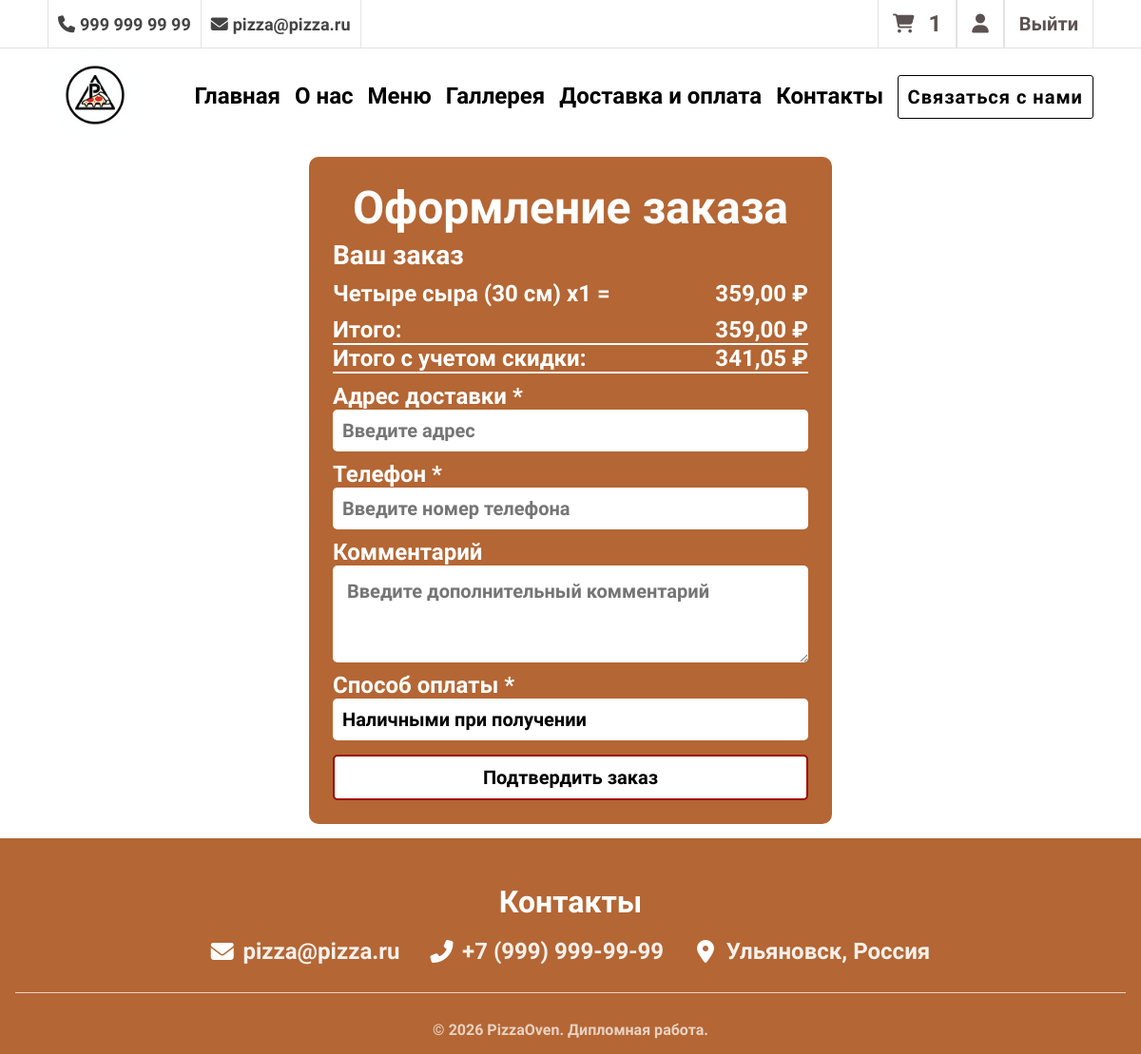
The app's page /orders/create/ (signed in), older data.
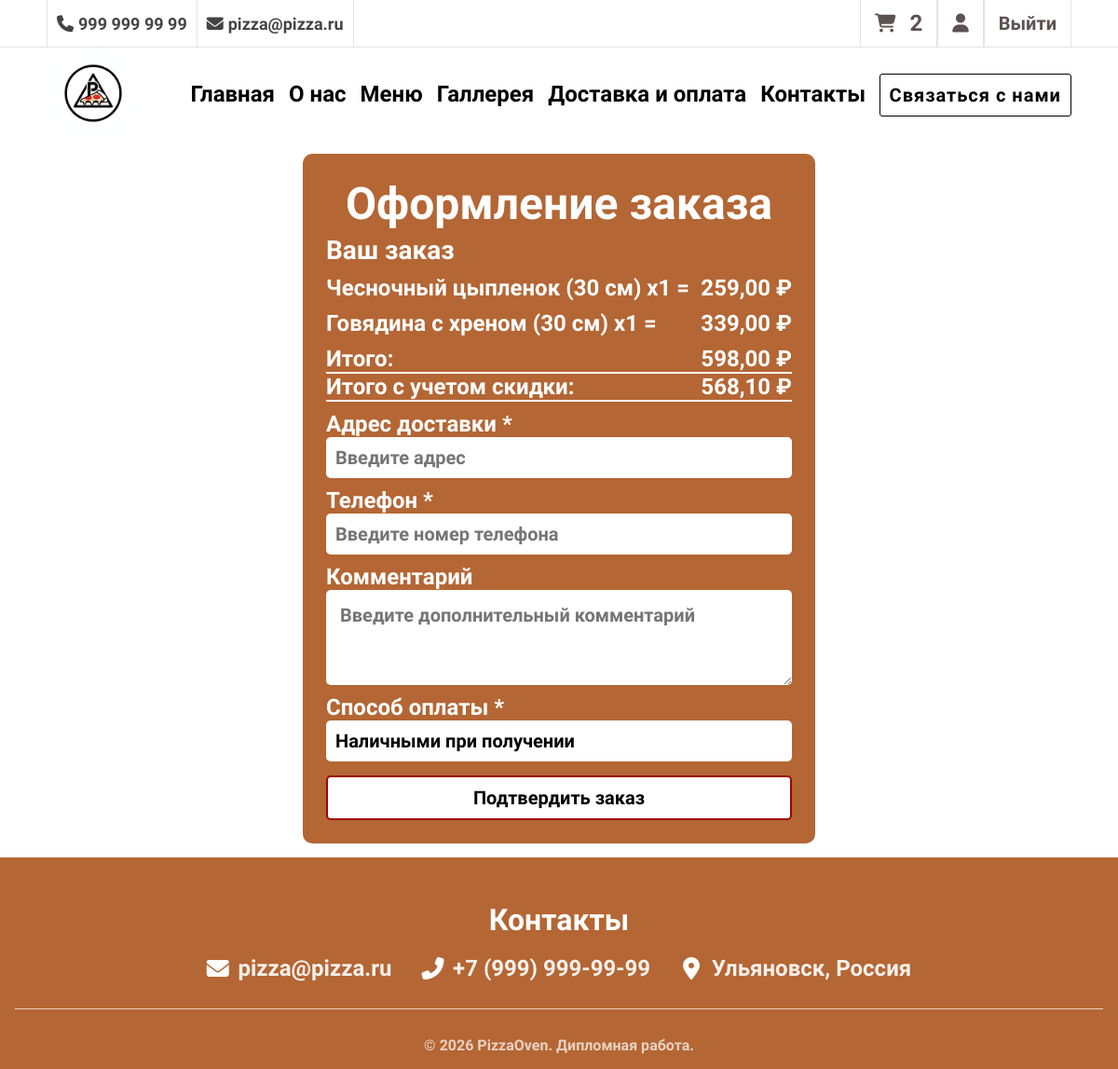
The same page, newer data.
### carts/models.py (models this page shows, shortened)
class Cart(models.Model):
    SIZE_CHOICES = [
        ('30', '30 см'),
        ('35', '35 см'),
        ('40', '40 см'),
    ]
    user = models.ForeignKey(to=User, on_delete=models.CASCADE, blank=True, null=True, verbose_name="Пользователь")
    pizza = models.ForeignKey(to=Pizza, on_delete=models.CASCADE, verbose_name="Пицца")
    size = models.CharField(max_length=2, choices=SIZE_CHOICES, default='30', verbose_name="Размер")
    quantity = models.PositiveSmallIntegerField(default=0, verbose_name="Количество")
    created_timestamp = models.DateTimeField(auto_now_add=True, verbose_name="Дата добавления")
    session_key = models.CharField(max_length=32, null=True, blank=True)
    class Meta:
        db_table = "cart"
        verbose_name = "Корзина"
        verbose_name_plural = "Корзина"
    objects = CartQuerySet().as_manager()
    def get_price(self):
        if self.size == '30':
            return self.pizza.sell_price_30()
        elif self.size == '35':
            return self.pizza.sell_price_35()
        elif self.size == '40':
            return self.pizza.sell_price_40()
        return self.pizza.sell_price_30()
    def pizzas_price(self):
        return round(self.get_price() * self.quantity, 2)
    def pizzas_price_with_discount(self, user):
        price = self.pizzas_price()
        discount = user.get_discount()
        if discount:
            price -= price * Decimal(discount) / 100
        return round(price, 2)

### catalog/models.py (models this page shows, shortened)
class Pizza(models.Model):
    name = models.CharField(max_length=200, verbose_name="Название пиццы")
    slug = models.SlugField(max_length=200, unique=True, verbose_name="URL")
    description = models.TextField(verbose_name="Описание")
    price_30 = models.DecimalField(max_digits=8, decimal_places=2, verbose_name="Цена 30 см")
    price_35 = models.DecimalField(max_digits=8, decimal_places=2, verbose_name="Цена 35 см")
    price_40 = models.DecimalField(max_digits=8, decimal_places=2, verbose_name="Цена 40 см")
    category = models.ForeignKey(Category, on_delete=models.CASCADE, related_name='pizzas', verbose_name="Категория")
    discount = models.DecimalField(default=0.00, max_digits=4, decimal_places=2,verbose_name="Скидка в %")
    is_popular = models.BooleanField(default=False, verbose_name="Популярная")
    is_new = models.BooleanField(default=False, verbose_name="Новинка")
    is_spicy = models.BooleanField(default=False, verbose_name="Острая")
    is_vegetarian = models.BooleanField(default=False, verbose_name="Вегетарианская")
    image = models.ImageField(upload_to='pizzas/', blank=True, null=True, verbose_name="Изображение")
    order = models.IntegerField(default=0, verbose_name="Порядок отображения")
    class Meta:
        verbose_name = "Пицца"
        verbose_name_plural = "Пиццы"
        ordering = ['order', 'name']
    def sell_price_30(self):
        if self.discount:
            return round(self.price_30 - self.price_30*self.discount/100, 2)
        return self.price_30

### orders/views.py (the view)
# urls.py: path('create/', views.order_create, name='order_create'),
@login_required
def order_create(request):
    carts = Cart.objects.filter(user=request.user)
    if not carts.exists():
        messages.error(request, "Ваша корзина пуста")
        return redirect('cart')
    for cart in carts:
        cart.item_price = cart.pizzas_price()
    if request.method == 'POST':
        form = OrderForm(request.POST)
        if form.is_valid():
            address = form.cleaned_data['address']
            phone = form.cleaned_data['phone']
            comment = form.cleaned_data.get('comment', '')
            payment_method = form.cleaned_data['payment_method']
            user = request.user
            total_price = carts.total_price_with_discount(user)
            order = Order.objects.create(
                user=user,
                total_price=total_price,
                address=address,
                phone=phone,
                comment=comment,
                payment_method=payment_method
            )
            for cart_item in carts:
                OrderItem.objects.create(
                    order=order,
                    pizza=cart_item.pizza,
                    size=cart_item.size,
                    quantity=cart_item.quantity,
                    price=cart_item.get_price()
                )
            carts.delete()
            user.orders_count += 1
            user.save()
            messages.success(request, f"Заказ #{order.id} успешно оформлен!")
            return redirect('profile')
        else:
            context = {
                'carts': carts,
                'form': form,
                'total_price': carts.total_price(),
                'total_price_discount': carts.total_price_with_discount(request.user),
                'discount': request.user.get_discount(),
            }
            return render(request, 'orders/order_form.html', context)
    else:
        form = OrderForm()
    for cart in carts:
        cart.item_price = cart.pizzas_price()
    context = {
        'carts': carts,
        'form': form,
        'total_price': carts.total_price(),
        'total_price_discount': carts.total_price_with_discount(request.user),
        'discount': request.user.get_discount(),
    }
    return render(request, 'orders/order_form.html', context)

### orders/forms.py (shortened to what this page needs)
class OrderForm(forms.ModelForm):
    class Meta:
        model = Order
        fields = [
            'address',
            'phone',
            'comment',
            'payment_method'
        ]
    address = forms.CharField(
        max_length=255,
        label='Адрес доставки',
        widget=forms.TextInput(attrs={'placeholder': 'Введите адрес'})
    )
    phone = forms.CharField(
        max_length=20,
        label='Телефон',
        widget=forms.TextInput(attrs={'placeholder': 'Введите номер телефона'})
    )
    comment = forms.CharField(
        required=False,
        label='Комментарий',
        widget=forms.Textarea(attrs={'rows': 3, 'placeholder': 'Введите дополнительный комментарий'})
    )

### carts/context_processors.py (called while the page is built)
def cart_total_quantity(request):
    total_quantity = 0
    if request.user.is_authenticated:
        carts = Cart.objects.filter(user=request.user)
        total_quantity = sum(cart.quantity for cart in carts)
    else:
        session_key = request.session.session_key
        if session_key:
            carts = Cart.objects.filter(session_key=session_key)
            total_quantity = sum(cart.quantity for cart in carts)
    return {'cart_total_quantity': total_quantity}

### orders/templates/orders/order_form.html (shortened to what this page needs)
{% extends 'main/base.html' %}
{% load static %}
{% block head %}
<link rel="stylesheet" href="{% static 'orders/css/order_form.css' %}"> {% endblock %}
{% block main %}
<div class="order-form-wrapper">
    <div class="order-form-inner-wrapper">
        <h1>Оформление заказа</h1>
        <div class="cart-preview">
            <h2>Ваш заказ</h2>
            {% for cart in carts %}
            <div class="order-item-preview">
                <p>{{ cart.pizza.name }} ({{ cart.get_size_display }}) x{{ cart.quantity }} = <span>{{ cart.item_price}} ₽</span>
                </p>
            </div>
            {% endfor %}
            <div class="price-wrapper">
                <p><strong>Итого: <span>{{ total_price }} ₽</span></strong></p>
                <p><strong >Итого с учетом скидки: <span>{{ total_price_discount }} ₽</span></strong></p>
            </div>
        </div>
        <form method="post">
            <div class="form-group">
                <label for="address">Адрес доставки *</label>
                <input type="text" id="address" placeholder="Введите адрес" name="address"
                    value="{{ form_data.address|default:'' }}" required>
            </div>
            <div class="form-group">
                <label for="phone">Телефон *</label>
                <input type="tel" id="phone" placeholder="Введите номер телефона" name="phone"
                    value="{{ form_data.phone|default:'' }}" required>
            </div>
            <div class="form-group">
                <label for="comment">Комментарий</label>
                <textarea id="comment" placeholder="Введите дополнительный комментарий" name="comment"
                    rows="3">{{ form_data.comment|default:'' }}</textarea>
            </div>
            <div class="form-group">
                <label for="payment_method">Способ оплаты *</label>
                <select id="payment_method" name="payment_method" required>
                    <option value="cash">Наличными при получении</option>
                </select>
            </div>
            <button type="submit" class="order-submit-button">Подтвердить заказ</button>
        </form>
    </div>
</div>
{% endblock %}

Row changes from the older to the newer data that the page shows:
removed Cart: pizza.name "Четыре сыра", size "30 см", quantity "1", item_price "359,00"
added Cart: pizza.name "Чесночный цыпленок", size "30 см", quantity "1", item_price "259,00"
added Cart: pizza.name "Говядина с хреном", size "30 см", quantity "1", item_price "339,00"
Text that changed along with them:
{{ cart_total_quantity }}: "1" → "2"
{{ total_price }}: "359,00" → "598,00"
{{ total_price_discount }}: "341,05" → "568,10"
